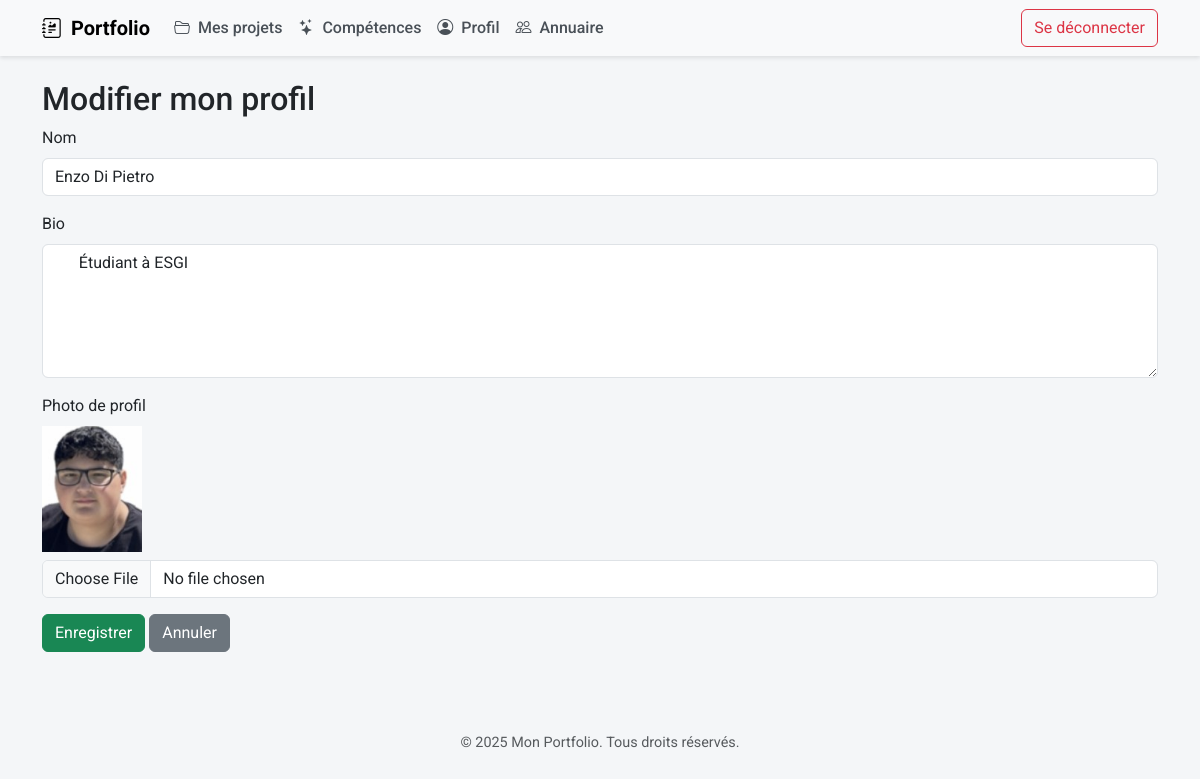
Screenshot of /profile_edit.php (signed in) with the database file from the repository.
### tables this page shows
CREATE TABLE `profiles` (
  `user_id` int(11) NOT NULL,
  `name` varchar(255) DEFAULT NULL,
  `bio` text DEFAULT NULL,
  `photo` varchar(255) DEFAULT NULL
);

### includes/functions.php (called while the page is built, shortened)
<?php
function getProfile(int $user_id): array {
    $pdo  = getPDO();
    $stmt = $pdo->prepare('SELECT * FROM profiles WHERE user_id = ?');
    $stmt->execute([$user_id]);
    return $stmt->fetch() ?: [];
}

### profile_edit.php (the view, shortened to what this page needs)
<?php
require_once __DIR__ . '/includes/functions.php';
$user_id = $_SESSION['user_id'];
$profile = getProfile($user_id);
$name  = $profile['name'] ?? '';
$bio   = $profile['bio'] ?? '';
$photo = $profile['photo'] ?? null;
include __DIR__ . '/includes/header.php';
?>
<h2>Modifier mon profil</h2>
<form method="post" enctype="multipart/form-data" novalidate>
  <div class="mb-3">
    <label class="form-label">Nom</label>
    <input type="text" name="name" class="form-control" required
           value="<?= htmlspecialchars($name) ?>">
  </div>
  <div class="mb-3">
    <label class="form-label">Bio</label>
    <textarea name="bio" class="form-control" rows="5" required>
      <?= htmlspecialchars($bio) ?>
    </textarea>
  </div>
  <div class="mb-3">
    <label class="form-label">Photo de profil</label>
    <?php if ($photo): ?>
      <div class="mb-2">
        <img src="uploads/<?= htmlspecialchars($photo) ?>"
             style="max-width:100px;" alt="Photo actuelle">
      </div>
    <?php endif; ?>
    <input type="file" name="photo" accept="image/*" class="form-control">
  </div>
  <button type="submit" class="btn btn-success">Enregistrer</button>
  <a href="profile.php" class="btn btn-secondary">Annuler</a>
</form>
<?php include __DIR__ . '/includes/footer.php'; ?>

### assets/css/style.css (style rules this page uses)
body { font-family: 'Roboto', sans-serif; background-color: #f4f6f8; }

### rows the page displays
profiles: name "Enzo Di Pietro", bio "Étudiant à ESGI", photo (picture)
